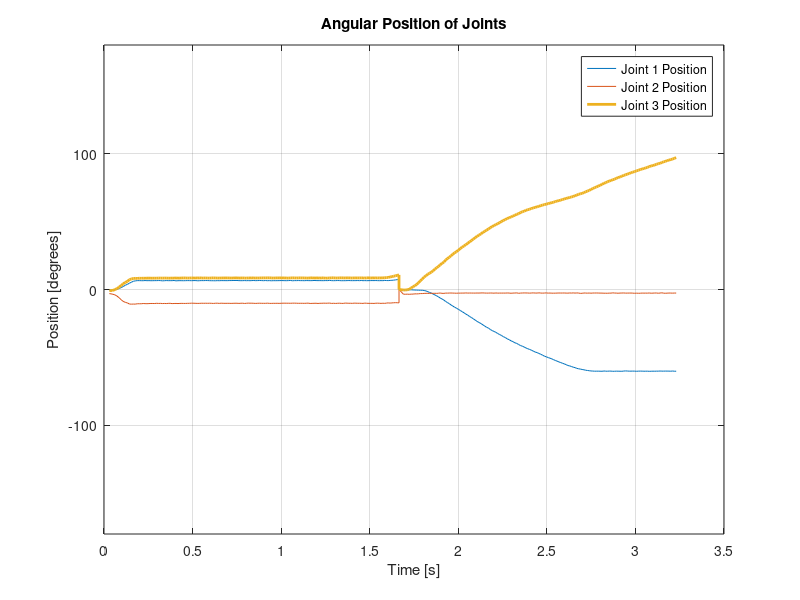
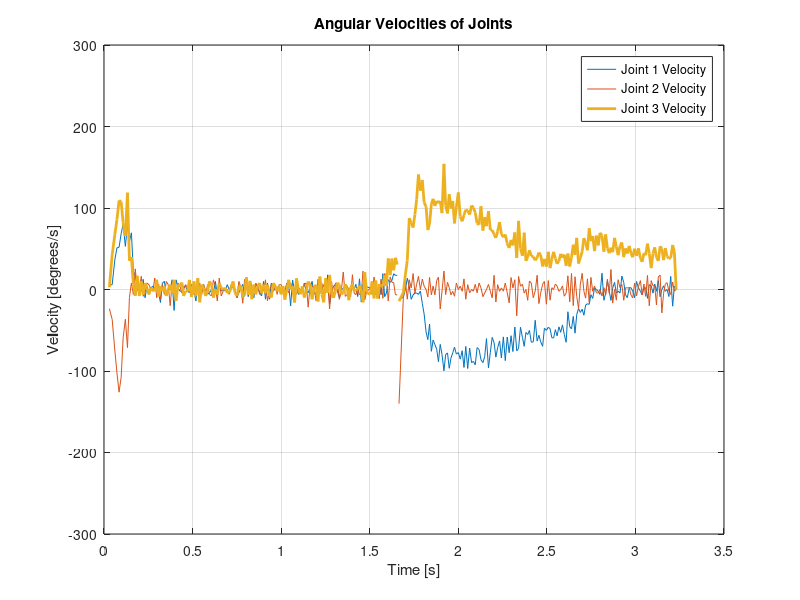

These charts were generated, in order, by the following MATLAB code:
%% Part 3: Plots

f = figure; % create figure
axes;
hold on;
box on;
grid on;

% center the figure on screen and resize it
fig_size = get(0, 'Screensize');
fig_pos = [0,0,0.9*fig_size(3), 0.8*fig_size(4)];
set(f, 'Position', fig_pos);
axis([0 3.5 -180 180]);
title('Angular Position of Joints');
xlabel('Time [s]'); ylabel('Position [degrees]');
% This is the giant csv file read in.
M = dlmread('moveToPoints.csv');

numsamples_point1 = 150;
numsamples_point2 = 151;
totalsamples = 301;

% The reformatted data from the .csv file.
importedFromCSV = zeros(totalsamples,4);

% Counter for counting the rows in the l for loop
i = 1;

% Iterate through for time
for q=1:totalsamples
    if q <= numsamples_point1    
    importedFromCSV(q,1) = M(q,1);
    elseif q > numsamples_point1
    importedFromCSV(q,1) = M(q,1) + M(numsamples_point1,1);
    end
end

%iterate through each axis
for m= 2:4
    % iterate through the columns for the data from each axis
    for l=1:totalsamples
        importedFromCSV(l,m) = M(l,(m*3)-4);        
    end
end

% Fill in the respective column vectors.
J1s(1:totalsamples,1) = importedFromCSV(1:totalsamples,1);
J1s(1:totalsamples,2) = importedFromCSV(1:totalsamples,2)./11.44;

vJ1s = importedFromCSV(:,1);
for k = 1:totalsamples-1
    vJ1s(k,2) = (J1s((k+1),2)-J1s(k,2))/(J1s(k+1,1)-J1s(k,1));
end

J2s(1:totalsamples,1) = importedFromCSV(1:totalsamples,1);
J2s(1:totalsamples,2) = importedFromCSV(1:totalsamples,3)./11.44;

vJ2s = importedFromCSV(:,1);
for w = 1:totalsamples-1
    vJ2s(w,2) = (J2s((w+1),2)-J2s(w,2))/(J2s(w+1,1)-J2s(w,1));
    
end

J3s(1:totalsamples,1) = importedFromCSV(1:totalsamples,1);
J3s(1:totalsamples,2) = importedFromCSV(1:totalsamples,4)./11.44;

vJ3s = importedFromCSV(:,1);
for p = 1:totalsamples-1
    vJ3s(p,2) = (J3s((p+1),2)-J3s(p,2))/(J3s(p+1,1)-J3s(p,1));
end

plot(J1s(1:totalsamples,1),J1s(1:totalsamples,2),J2s(1:totalsamples,1),J2s(1:totalsamples,2),...
    J3s(1:totalsamples,1),J3s(1:totalsamples,2),'LineWidth', 2);
legend('Joint 1 Position','Joint 2 Position','Joint 3 Position')

g = figure; % create figure
axes;
hold on;
box on;
grid on;

% center the figure on screen and resize it
fig_size = get(0, 'Screensize');
fig_pos = [0,0,0.9*fig_size(3), 0.8*fig_size(4)];
set(g, 'Position', fig_pos);
axis([0 3.5 -300 300]);
title('Angular Velocities of Joints');
xlabel('Time [s]'); ylabel('Velocity [degrees/s]');
plot(vJ1s(:,1),vJ1s(:,2),vJ2s(:,1),vJ2s(:,2), ...
    vJ3s(:,1),vJ3s(:,2),'LineWidth', 2);

legend('Joint 1 Velocity','Joint 2 Velocity','Joint 3 Velocity')